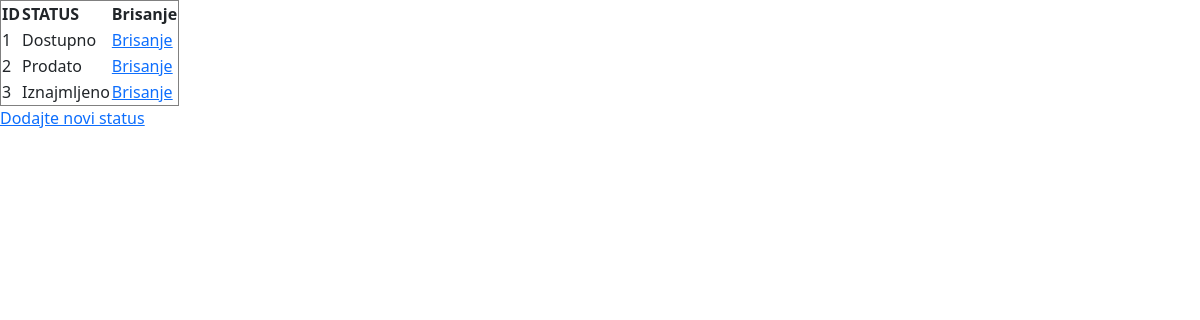
The page /status.php on the database its author committed.
### tables this page shows
CREATE TABLE `status` (
  `id` int(11) NOT NULL,
  `status` varchar(11) NOT NULL
);

### status.php (the view, shortened to what this page needs)
<?php
    include 'db.php';
    $sqli = "SELECT * FROM status " ;
    $resi = mysqli_query($dbconn, $sqli);
?>
<!DOCTYPE html>
<html lang="en">
<head>
    <link href="https://cdn.jsdelivr.net/npm/bootstrap@5.0.0-beta2/dist/css/bootstrap.min.css" rel="stylesheet">
</head>
<body>
    <table border=1px;>
        <thead>
            <tr>
                <th>
                ID
                </th>
                <th>
                STATUS
                </th>
                <th>
                Brisanje
                </th>
            </tr>
        </thead>
        <tbody>
           <?php
             while ($redi = mysqli_fetch_assoc($resi)){
                $id_tempo = $redi['id'];
                    $link4 = "<a href=\"izbrisi_status.php?id=$id_tempo\">Brisanje</a>";
                  $id_tempo = $redi['id'];
                  echo "<tr>";
                  echo "<td>".$id_tempo."</td>";
                  echo "<td>".$redi['status']."</td>";
                  echo "<td>".$link4."</td>";
                  echo "</tr>";
             }
           ?>
        </tbody>
    </table>
    <a href = "novi_status.php">Dodajte novi status</a>
</body>
</html>

### rows shown on the page
status: id "1", status "Dostupno"
status: id "2", status "Prodato"
status: id "3", status "Iznajmljeno"
